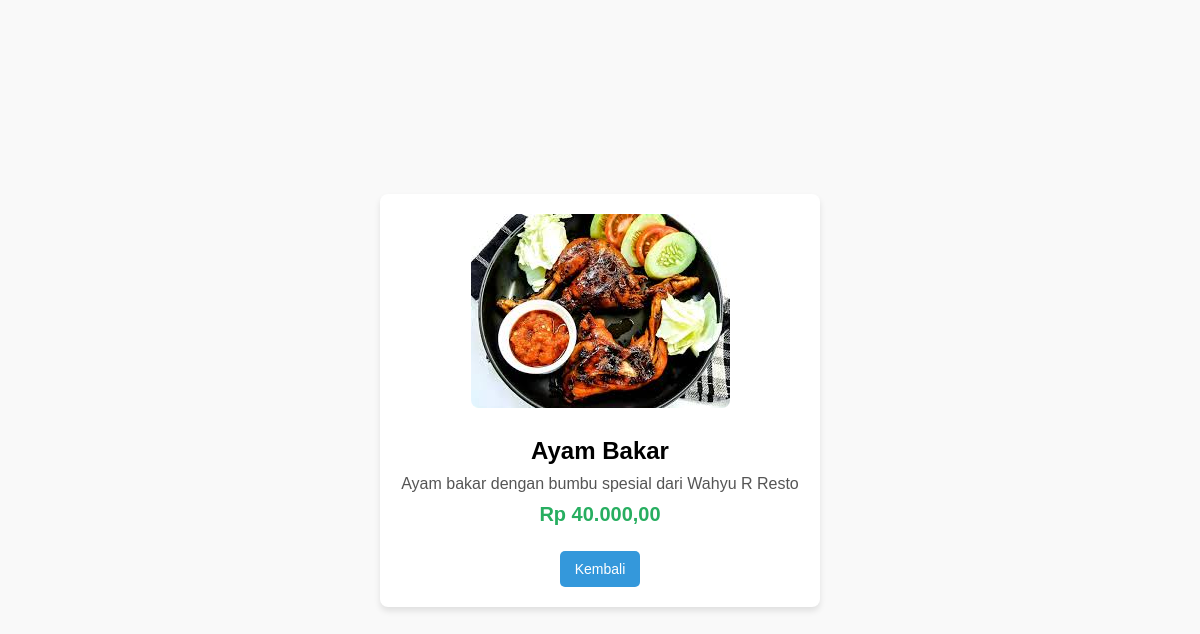
Screenshot of /menu_detail.php?id=3 with the database file from the repository.
### tables this page shows
CREATE TABLE `menus` (
  `id` int(11) NOT NULL,
  `name` varchar(255) NOT NULL,
  `description` text NOT NULL,
  `price` decimal(10,2) NOT NULL,
  `image` varchar(255) NOT NULL,
  `category` enum('makanan','minuman','snack') NOT NULL
);

### menu_detail.php (the view, shortened to what this page needs)
<?php
$conn = new mysqli('localhost', 'root', '', 'resto_online');
if (isset($_GET['id'])) {
    $menu_id = $_GET['id'];
    $sql = "SELECT * FROM menus WHERE id = $menu_id";
    $result = $conn->query($sql);
    if ($result->num_rows > 0) {
        $menu = $result->fetch_assoc();
    } else {
        echo "Menu tidak ditemukan.";
    }
} else {
    header("Location: index.php");
    exit();
}
?>
<!DOCTYPE html>
<html lang="id">
<head>
</head>
<body>
    <div class="menu-detail">
        <img src="img/<?php echo $menu['image']; ?>" alt="<?php echo $menu['name']; ?>">
        <h2><?php echo $menu['name']; ?></h2>
        <p><?php echo $menu['description']; ?></p>
        <p class="price">Rp <?php echo number_format($menu['price'], 2, ',', '.'); ?></p>
        <a href="http://localhost/resto_online/" class="back-button">Kembali</a>
    </div>
</body>
</html>

### menu_detail.php (style rules this page uses)
body { display: flex; justify-content: center; align-items: center; min-height: 100vh; margin: 0; font-family: Arial, sans-serif; background-color: #f9f9f9; }
.menu-detail { text-align: center; background: #fff; padding: 20px; border-radius: 8px; box-shadow: 0 4px 6px rgba(0, 0, 0, 0.1); max-width: 400px; width: 100%; }
.menu-detail img { max-width: 100%; height: auto; border-radius: 8px; margin-bottom: 15px; }
.menu-detail h2 { font-size: 24px; margin: 10px 0; }
.menu-detail p { font-size: 16px; margin: 5px 0; color: #555; }
.menu-detail .price { font-size: 20px; font-weight: bold; color: #27ae60; margin-top: 10px; }
.back-button { display: inline-block; margin-top: 20px; padding: 10px 15px; font-size: 14px; color: #fff; background-color: #3498db; text-decoration: none; border-radius: 5px; transition: background-color 0.3s ease; }

### rows the page displays
menus: image (picture), name "Ayam Bakar", description "Ayam bakar dengan bumbu spesial dari Wahyu R Resto", price "40.000,00"
